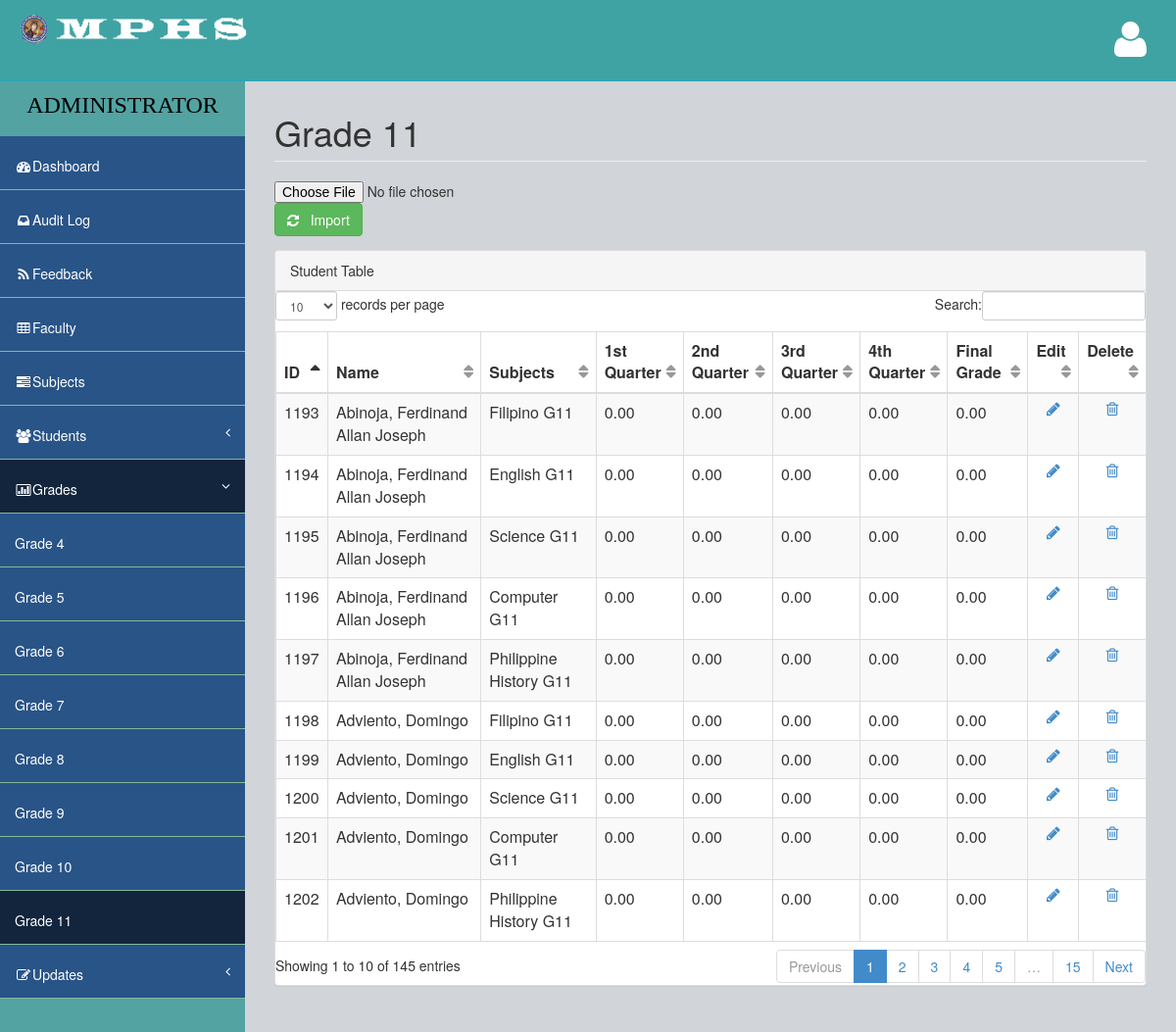
The page /Admin/11_admin_grades.php (signed in) on the database its author committed.
### tables this page shows
CREATE TABLE `grade_tbl` (
  `gid` int(50) NOT NULL AUTO_INCREMENT,
  `id` int(3) unsigned zerofill NOT NULL DEFAULT '007',
  `grade_id` int(3) unsigned zerofill NOT NULL,
  `id3` int(3) unsigned zerofill NOT NULL DEFAULT '006',
  `section_id` int(3) unsigned zerofill NOT NULL,
  `id4` int(3) unsigned zerofill NOT NULL DEFAULT '005',
  `subject_id` int(3) unsigned zerofill NOT NULL,
  `1stQA` double(5,2) NOT NULL,
  `2ndQA` double(5,2) NOT NULL,
  `3rdQA` double(5,2) NOT NULL,
  `4thQA` double(5,2) NOT NULL,
  PRIMARY KEY (`gid`)
);

### Admin/11_admin_grades.php (the view, shortened to what this page needs)
<?php
include('check.php');
?>
<!DOCTYPE html>
<html>
<head>
	<?php include('link.php'); ?>
</head>
<body>
    <div id="wrapper">
        <nav class="navbar navbar-default navbar-fixed-top" role="navigation" id="navbar">
            <div class="navbar-header">
                <a class="navbar-brand" href="admin.php"><img src="../images/ico/android-icon-48x48.png" alt="logo"><img src="../images/logo.png" alt="logo"></a>
            </div>
            <ul class="nav navbar-top-links navbar-right">
                <li class="dropdown">
                    <a class="dropdown-toggle" data-toggle="dropdown" href="#">
                        <i class="fa fa-user fa-3x"></i>
                    </a>
                </li>
            </ul>
        </nav>
        <nav class="navbar-default navbar-static-side" role="navigation">
            <div class="sidebar-collapse">
                <ul class="nav" id="side-menu">
                    <li>
                        <div class="user-section">
						<center>
                            <div class="user-info">
                            <font face="Verdana" size="5">
                                <div>ADMINISTRATOR</div>
							</font>
                            </div>
						</center>
                        </div>
                    </li>
                    <li>
                        <a href="admin.php"><i class="fa fa-dashboard fa-fw"></i>Dashboard</a>
                    </li>
                    <li>
                        <a href="auditlog.php"><i class="fa fa-inbox fa-fw"></i>Audit Log</a>
                    </li>
                     <li>
                        <a href="feedback.php"><i class="fa fa-rss fa-fw"></i>Feedback</a>
                    </li>
                     <li>
                        <a href="faculty.php"><i class="fa fa-table fa-fw"></i>Faculty</a>
                    </li>
                    <li>
                        <a href="subjects.php"><i class="fa fa-tasks fa-fw"></i>Subjects</a>
                    </li>
                    <li>
                        <a href="#"><i class="fa fa-users fa-fw"></i>Students<span class="fa arrow"></span></a>
                    </li>
                    <li class="active selected a">
                        <a href="#"><i class="fa fa-bar-chart-o fa-fw"></i>Grades<span class="fa arrow"></span></a>
						<ul class="nav nav-second-level">
							<li>
                                <a href="4_admin_grades.php">Grade 4</a>
                            </li>
							<li>
                                <a href="5_admin_grades.php">Grade 5</a>
                            </li>
							<li>
                                <a href="6_admin_grades.php">Grade 6</a>
                            </li>
                            <li>
                                <a href="7_admin_grades.php">Grade 7</a>
                            </li>
                            <li>
                                <a href="8_admin_grades.php">Grade 8</a>
                            </li>
                            <li>
                                <a href="9_admin_grades.php">Grade 9</a>
                            </li>
                            <li>
                                <a href="10_admin_grades.php">Grade 10</a>
                            </li>
							<li  class="selected a">
                                <a href="11_admin_grades.php">Grade 11</a>
                            </li>
                        </ul>
                    </li>
					<li>
					<a href="#"><i class="fa fa-edit fa-fw"></i>Updates<span class="fa arrow"></span></a>
					</li>
                </ul>
            </div>
        </nav>
        <div id="page-wrapper">
            <div class="row">
                <div class="col-lg-12">
                    <h1 class="page-header">Grade 11</h1>
                </div>
            </div>
			<form action="import_files/import_grades.php" method="post" name="upload_excel" enctype="multipart/form-data">
                <input type="file" name="file" id="file">
                <button style="outline: none;" class="btn btn-success" type="submit" name="Import" id="submit"> <span class="fa fa-refresh"></span> &nbsp; Import</button>
            </form>
            <div class="row">
                <div class="col-lg-12">
                    <div class="panel panel-default">
                        <div class="panel-heading">
                             Student Table
                        </div>
		<div class="content-loader">
		<table cellspacing="0" width="100%" id="example" class="table table-striped table-hover table-responsive">
        <thead>
        <tr>
		<th>ID</th>
        <th>Name</th>
		<th>Subjects</th>
        <th>1st Quarter</th>
        <th>2nd Quarter</th>
        <th>3rd Quarter</th>
        <th>4th Quarter</th>
		<th>Final Grade</th>
        <th>Edit</th>
        <th>Delete</th>
        </tr>
        </thead>
        <tbody>
        <?php
        require_once 'connection.php';
        $stmt = $db_con->prepare("SELECT DISTINCT b.gid,b.subject_id,a.last_name,a.first_name,d.subject,b.1stQA,b.2ndQA,b.3rdQA,b.4thQA FROM stud_grade_tbl AS a INNER JOIN grade_tbl AS b LEFT JOIN faculty_tbl AS c ON c.subject_id=b.subject_id LEFT JOIN subject_tbl AS d ON d.subject_id=b.subject_id WHERE b.grade_id=a.grade_id && a.section_id = '013'");
        $stmt->execute();
		while($row=$stmt->fetch(PDO::FETCH_ASSOC))
		{
			?>
			<tr>
            <td><?php echo $row['gid']; ?></td>
			<td><?php echo $row['last_name'].", ".$row['first_name']; ?></td>
			<td><?php echo $row['subject']; ?></td>
			<td><?php echo $row['1stQA']; ?></td>
            <td><?php echo $row['2ndQA']; ?></td>
            <td><?php echo $row['3rdQA']; ?></td>
            <td><?php echo $row['4thQA']; ?></td>
			<td><?php
			$avg = ($row['1stQA']+$row['2ndQA']+$row['3rdQA']+$row['4thQA'])/4;
			$english_format_number = number_format($avg, 2, '.', '');
			echo $english_format_number;
			?></td>
			<td align="center">
			<a id="<?php echo $row['gid']; ?>" class="edit-link" href="#" title="Edit">
			<i class="fa fa-pencil"></i>
			</a></td>
			<td align="center">
			<a id="<?php echo $row['gid']; ?>" class="delete-link" href="#" title="Delete">
			<i class="fa fa-trash-o"></i>
            </a></td>
			</tr>
			<?php
		}
		?>
        </tbody>
		</table>
		</div>
        </div>
        </div>
        </div>
        </div>
</body>
</html>

### assets/css/style.css (style rules this page uses)
body { background-color: #f8f8f8; }
#wrapper { width: 100%; margin-top: 55px!important; background-color:#53a3a3; }
#page-wrapper { padding: 0 15px; min-height: 568px; background-color:rgb(209, 212, 216); }
.navbar-static-side ul li { background-color:#295487; !important; }
.navbar-top-links li { display: inline-block; }
.navbar-top-links li:last-child { margin-right: 15px; }
.navbar-top-links li a { padding: 20px; min-height: 50px; }
.arrow { float: right; }
.fa.arrow:before { content: "\f104"; }
.active > a > .fa.arrow:before { content: "\f107"; }
.selected.a { background-color: #12253d; }
.active.selected.a { background-color: #12253d; }
.nav-second-level li, .nav-third-level li { border-bottom: none !important; }
.nav-second-level li a { padding-left: 37px; }
@media (min-width:768px) { .navbar-static-side { z-index: 1; position: absolute; width: 250px; } }
table.dataTable thead .sorting, table.dataTable thead .sorting_asc:after, table.dataTable thead .sorting_desc, table.dataTable thead .sorting_asc_disabled, table.dataTable thead .sorting_desc_disabled { background: transparent; }
table.dataTable thead .sorting_asc:after { content: "\f0de"; float: right; font-family: fontawesome; }
table.dataTable thead .sorting:after { content: "\f0dc"; float: right; font-family: fontawesome; color: rgba(50,50,50,.5); }

### assets/css/main-style.css (style rules this page uses)
.user-info { display: block; color:#000!important; display: inline-block; padding: 15px; margin-bottom: 0px }
.navbar-top-links > li > a { color: #FFFFFF; }
.nav > li > a { padding: 20px 15px; }
#side-menu { background-color:#04B173; }
#side-menu a { color:#fff; border-bottom: 1px solid #84B899 !important; height: 55px; }
.selected { background-color:rgb(83, 163, 163); }
#navbar { background-color:rgb(63, 163, 163); }
.navbar-brand { padding-left:20px; }
.navbar-brand img { height:30px; }
.navbar-default { border-color: #27A6BE; }
@media (min-width:768px) { #page-wrapper { position: inherit; margin: 0 0 0 250px; padding: 0 30px; min-height: 1000px; } }

### Admin/link.php (style rules this page uses)
.user-section { font-size:22px; background-color:rgb(83, 163, 163); }

### rows shown on the page
grade_tbl: gid "1193", last_name "Abinoja", first_name "Ferdinand Allan Joseph", subject "Filipino G11", 1stQA "0.00", 2ndQA "0.00", 3rdQA "0.00", 4thQA "0.00"
grade_tbl: gid "1198", last_name "Adviento", first_name "Domingo", subject "Filipino G11", 1stQA "0.00", 2ndQA "0.00", 3rdQA "0.00", 4thQA "0.00"
grade_tbl: gid "1194", last_name "Abinoja", first_name "Ferdinand Allan Joseph", subject "English G11", 1stQA "0.00", 2ndQA "0.00", 3rdQA "0.00", 4thQA "0.00"
grade_tbl: gid "1199", last_name "Adviento", first_name "Domingo", subject "English G11", 1stQA "0.00", 2ndQA "0.00", 3rdQA "0.00", 4thQA "0.00"
grade_tbl: gid "1195", last_name "Abinoja", first_name "Ferdinand Allan Joseph", subject "Science G11", 1stQA "0.00", 2ndQA "0.00", 3rdQA "0.00", 4thQA "0.00"
grade_tbl: gid "1200", last_name "Adviento", first_name "Domingo", subject "Science G11", 1stQA "0.00", 2ndQA "0.00", 3rdQA "0.00", 4thQA "0.00"
grade_tbl: gid "1196", last_name "Abinoja", first_name "Ferdinand Allan Joseph", subject "Computer G11", 1stQA "0.00", 2ndQA "0.00", 3rdQA "0.00", 4thQA "0.00"
grade_tbl: gid "1201", last_name "Adviento", first_name "Domingo", subject "Computer G11", 1stQA "0.00", 2ndQA "0.00", 3rdQA "0.00", 4thQA "0.00"
grade_tbl: gid "1197", last_name "Abinoja", first_name "Ferdinand Allan Joseph", subject "Philippine History G11", 1stQA "0.00", 2ndQA "0.00", 3rdQA "0.00", 4thQA "0.00"
grade_tbl: gid "1202", last_name "Adviento", first_name "Domingo", subject "Philippine History G11", 1stQA "0.00", 2ndQA "0.00", 3rdQA "0.00", 4thQA "0.00"
